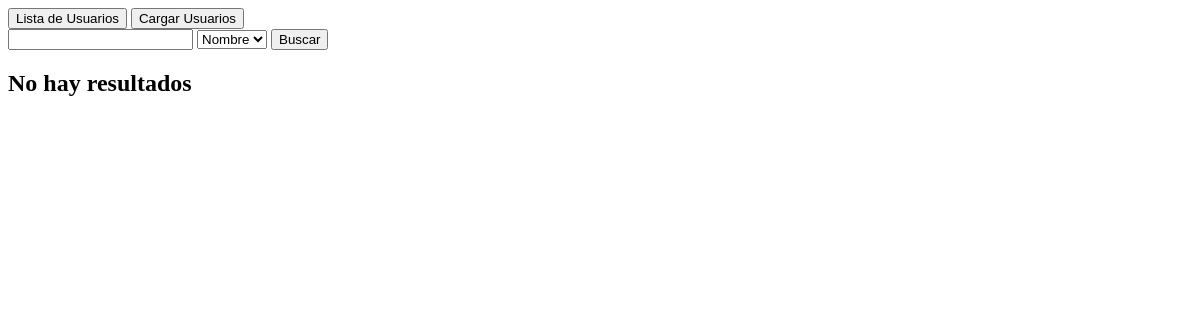
Before: /usuarios.php?listar with the older database file.
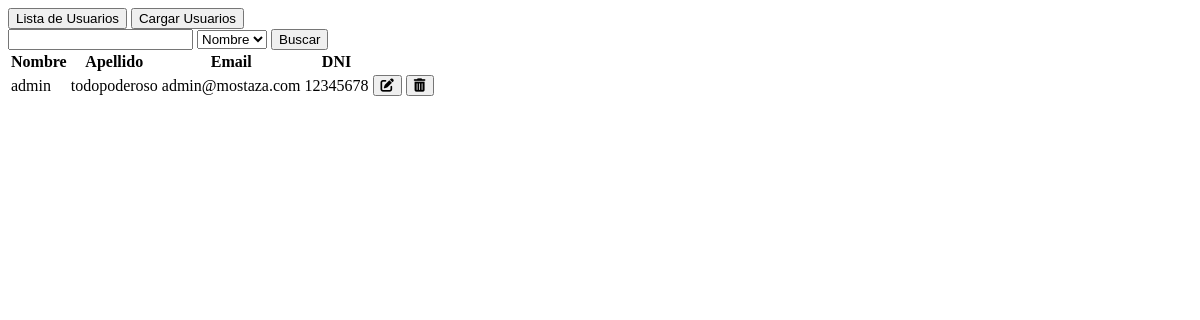
After: the same page with the newer database file.
### tables this page shows
CREATE TABLE usuarios(
	usu_id INT PRIMARY KEY AUTO_INCREMENT,
    nombre VARCHAR(30),
    apellido VARCHAR(30),
    clave VARCHAR(255),
    dni VARCHAR(15),
    sucursal VARCHAR(30),
    email VARCHAR(100),
    fechaIngreso DATE,
    rol_id INT,
    FOREIGN KEY (rol_id) REFERENCES roles(rol_id)
);

### clases.php (called while the page is built, shortened)
<?php
class Usuario {
    public static function listar(){
        try{
            $c=conectar();
            $sql = "select * from usuarios;";
            $resulset = $c->query($sql);
            if($resulset->num_rows > 0){
                while($registro=$resulset->fetch_assoc()){
                    $lista[] = $registro;
                }
            }
            else{
                $lista=false;
            }
        }
        catch(Throwable $e){
            die("Error: " . $e->getMessage());
            $lista=false;
        }
        finally{
            return $lista;
        }
    }
}
?>

### usuarios.php (the view, shortened to what this page needs)
<!DOCTYPE html>
<html lang="en">
<head>
    <link rel="stylesheet" href="https://cdnjs.cloudflare.com/ajax/libs/font-awesome/6.5.0/css/all.min.css">
</head>
<body>
    <a href=?listar><button>Lista de Usuarios</button></a>
    <a href=?altas><button>Cargar Usuarios</button></a>
    <form method="get" action="?buscar">
        <input type="text" name="buscar" required>
        <select name="opcion">
            <option value="nombre">Nombre</option>
        </select>
        <input type=submit value=Buscar>
    </form>
    <?php
    require 'clases.php';
    if (isset($_GET["listar"]) || isset($_GET["buscar"])){
        if (isset($_GET["listar"])){
            $lista=Usuario::listar();
        } elseif (isset($_GET["buscar"])){
            $lista=Usuario::buscar($_GET["buscar"], $_GET["opcion"]);
        }
            if ($lista){
                ?>
                <table>
                    <tr>
                        <th>Nombre</th>
                        <th>Apellido</th>
                        <th>Email</th>
                        <th>DNI</th>
                        <th></th>
                    </tr>
                    <form>
                    <?php
                    foreach($lista as $usuario){
                        ?>
                        <tr>
                            <td><?= $usuario["nombre"] ?></td>
                            <td><?= $usuario["apellido"] ?></td>
                            <td><?= $usuario["email"] ?></td>
                            <td><?= $usuario["dni"] ?></td>
                            <td>
                                <button title="Modificar" type="submit" name="modificar" value="<?= $usuario["usu_id"] ?>"><i class="fas fa-edit"></i></button>
                                <button title="Eliminar" type="submit" name="eliminar" value="<?= $usuario["usu_id"] ?>"><i class="fas fa-trash-alt"></i></button>
                            </td>
                        </tr>
                        <?php
                    }
                    ?>
                </form></table>
                <?php
            }
            else{
                echo "<h2>No hay resultados</h2>";
            }
        }
            ?>
</body>
</html>

Changed rows visible on the page:
added usuarios: nombre "admin", apellido "todopoderoso", email "admin@mostaza.com", dni "12345678", $usuario["usu_id"] 1 (drawn)
Other visible differences:
text no longer shown: "No hay resultados"
text now shown: "Nombre Apellido Email DNI"
